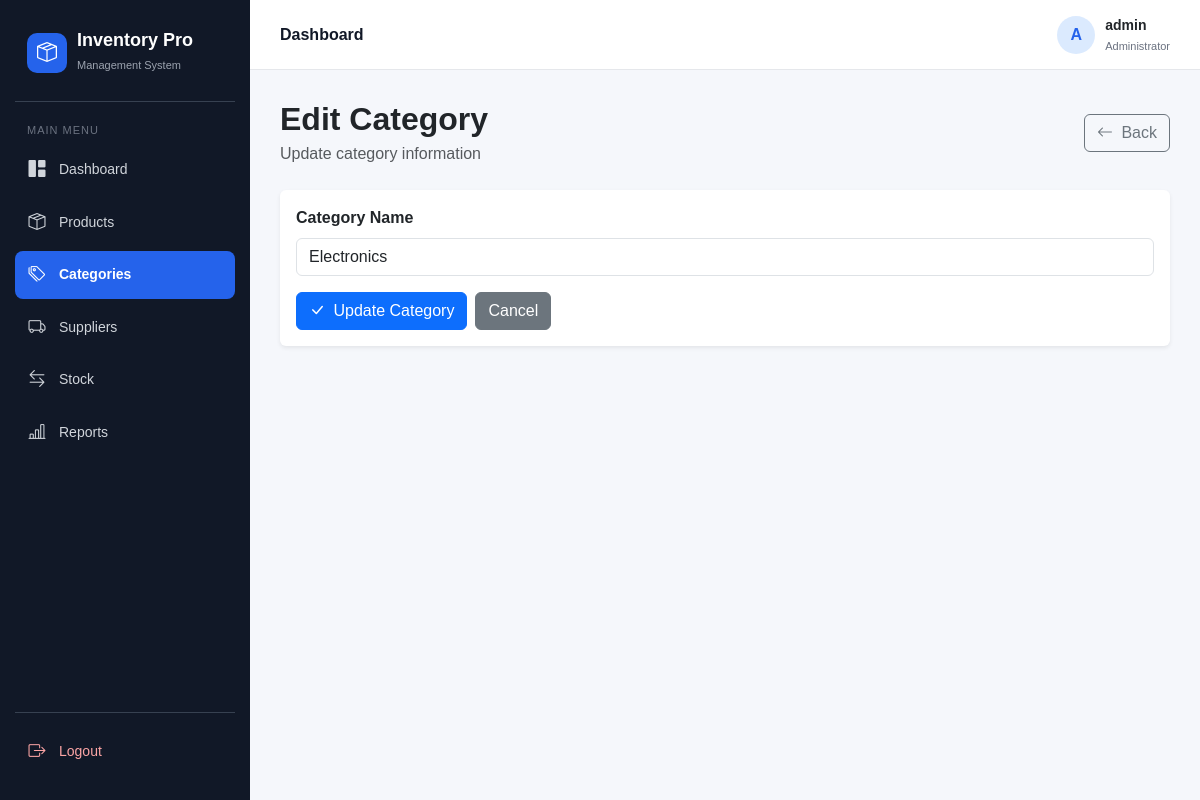
The page /categories/edit/1 (signed in) on the database its author committed.
### models/admin.py (models this page shows, shortened)
class Admin(UserMixin, db.Model):
    __tablename__ = "admins"
    id = db.Column(db.Integer, primary_key=True)
    username = db.Column(
        db.String(100),
        unique=True,
        nullable=False
    )
    password = db.Column(
        db.String(255),
        nullable=False
    )

### models/category.py (models this page shows)
class Category(db.Model):
    __tablename__ = "categories"
    id = db.Column(
        db.Integer,
        primary_key=True
    )
    name = db.Column(
        db.String(100),
        nullable=False,
        unique=True
    )

### app.py (the view)
@app.route("/categories/edit/<int:id>", methods=["GET", "POST"])
@login_required
def edit_category(id):
    category = Category.query.get_or_404(id)
    if request.method == "POST":
        category.name = request.form["name"]
        db.session.commit()
        flash("Category updated successfully!", "success")
        return redirect(url_for("categories"))
    return render_template(
        "edit_category.html",
        category=category
    )

### app.py (called while the page is built)
@login_manager.user_loader
def load_user(user_id):
    return Admin.query.get(int(user_id))

### templates/edit_category.html (shortened to what this page needs)
{% extends "base.html" %}
{% block content %}
<div class="d-flex justify-content-between align-items-center mb-4">
    <div>
        <h2 class="fw-bold mb-1">
            Edit Category
        </h2>
        <p class="text-muted mb-0">
            Update category information
        </p>
    </div>
    <a
        href="{{ url_for('categories') }}"
        class="btn btn-outline-secondary"
    >
        <i class="bi bi-arrow-left me-1"></i>
        Back
    </a>
</div>
<div class="card border-0 shadow-sm">
    <div class="card-body">
        <form
            method="POST"
            action="{{ url_for('edit_category', id=category.id) }}"
        >
            <div class="mb-3">
                <label
                    for="name"
                    class="form-label fw-semibold"
                >
                    Category Name
                </label>
                <input
                    type="text"
                    class="form-control"
                    id="name"
                    name="name"
                    value="{{ category.name }}"
                    required
                >
            </div>
            <div class="d-flex gap-2">
                <button
                    type="submit"
                    class="btn btn-primary"
                >
                    <i class="bi bi-check-lg me-1"></i>
                    Update Category
                </button>
                <a
                    href="{{ url_for('categories') }}"
                    class="btn btn-secondary"
                >
                    Cancel
                </a>
            </div>
        </form>
    </div>
</div>
{% endblock %}

### templates/base.html (shortened to what this page needs)
<!DOCTYPE html>
<html lang="en">
<head>
    <link
        href="https://cdn.jsdelivr.net/npm/bootstrap@5.3.3/dist/css/bootstrap.min.css"
        rel="stylesheet"
    >
    <link
        rel="stylesheet"
        href="https://cdn.jsdelivr.net/npm/bootstrap-icons@1.11.3/font/bootstrap-icons.min.css"
    >
</head>
<body>
<aside class="sidebar">
    <div class="sidebar-brand">
        <div class="sidebar-brand-icon">
            <i class="bi bi-box-seam"></i>
        </div>
        <div class="sidebar-brand-text">
            <h4>
                Inventory Pro
            </h4>
            <small>
                Management System
            </small>
        </div>
    </div>
    <div class="sidebar-menu">
        <div class="menu-title">
            Main Menu
        </div>
        <a
            href="{{ url_for('dashboard') }}"
            class="sidebar-link
            "
        >
            <i class="bi bi-grid-1x2-fill"></i>
            <span>
                Dashboard
            </span>
        </a>
        <a
            href="{{ url_for('products') }}"
            class="sidebar-link
            "
        >
            <i class="bi bi-box-seam"></i>
            <span>
                Products
            </span>
        </a>
        <a
            href="{{ url_for('categories') }}"
            class="sidebar-link
            {% if request.endpoint in ['categories', 'add_category', 'edit_category'] %}
                active
            {% endif %}"
        >
            <i class="bi bi-tags"></i>
            <span>
                Categories
            </span>
        </a>
        <a
            href="{{ url_for('suppliers') }}"
            class="sidebar-link
            "
        >
            <i class="bi bi-truck"></i>
            <span>
                Suppliers
            </span>
        </a>
        <a
            href="{{ url_for('stock') }}"
            class="sidebar-link
            "
        >
            <i class="bi bi-arrow-left-right"></i>
            <span>
                Stock
            </span>
        </a>
        <a
            href="{{ url_for('reports') }}"
            class="sidebar-link
            "
        >
            <i class="bi bi-bar-chart-line"></i>
            <span>
                Reports
            </span>
        </a>
    </div>
    <div class="sidebar-footer">
        <a
            href="{{ url_for('logout') }}"
            class="sidebar-link logout-link"
        >
            <i class="bi bi-box-arrow-right"></i>
            <span>
                Logout
            </span>
        </a>
    </div>
</aside>
<div class="main-wrapper">
    <header class="topbar">
        <div class="topbar-title">
            {% block page_heading %}
            Dashboard
            {% endblock %}
        </div>
        <div class="admin-profile">
            <div class="admin-avatar">
                {% if current_user.is_authenticated %}
                    {{ current_user.username[0]|upper }}
                {% else %}
                    A
                {% endif %}
            </div>
            <div class="admin-info">
                <strong>
                    {% if current_user.is_authenticated %}
                        {{ current_user.username }}
                    {% else %}
                        Admin
                    {% endif %}
                </strong>
                <br>
                <small>
                    Administrator
                </small>
            </div>
        </div>
    </header>
    <main class="page-content">
        {% block content %}
        {% endblock %}
    </main>
</div>
</body>
</html>

### templates/base.html (style rules this page uses)
body { background: #f5f7fb; font-family: Arial, sans-serif; }
.sidebar { width: 250px; height: 100vh; position: fixed; top: 0; left: 0; background: #111827; color: white; padding: 20px 15px; z-index: 1000; display: flex; flex-direction: column; }
.sidebar-brand { display: flex; align-items: center; gap: 10px; padding: 10px 12px 25px; border-bottom: 1px solid #374151; margin-bottom: 20px; }
.sidebar-brand-icon { width: 40px; height: 40px; border-radius: 10px; background: #2563eb; display: flex; align-items: center; justify-content: center; font-size: 20px; }
.sidebar-brand h4 { margin: 0; font-weight: 700; font-size: 18px; }
.sidebar-brand small { color: #9ca3af; font-size: 11px; }
.sidebar-menu { flex: 1; }
.menu-title { font-size: 11px; text-transform: uppercase; letter-spacing: 1px; color: #6b7280; padding: 0 12px; margin-bottom: 8px; }
.sidebar-link { display: flex; align-items: center; gap: 12px; padding: 11px 12px; margin-bottom: 5px; color: #d1d5db; text-decoration: none; border-radius: 8px; font-size: 14px; transition: 0.2s; }
.sidebar-link i { font-size: 17px; width: 20px; text-align: center; }
.sidebar-link.active { background: #2563eb; color: white; font-weight: 600; }
.sidebar-footer { border-top: 1px solid #374151; padding-top: 15px; }
.logout-link { color: #fca5a5; }
.main-wrapper { margin-left: 250px; min-height: 100vh; }
.topbar { height: 70px; background: white; border-bottom: 1px solid #e5e7eb; display: flex; align-items: center; justify-content: space-between; padding: 0 30px; position: sticky; top: 0; z-index: 900; }
.topbar-title { font-weight: 600; color: #111827; }
.admin-profile { display: flex; align-items: center; gap: 10px; }
.admin-avatar { width: 38px; height: 38px; border-radius: 50%; background: #dbeafe; color: #2563eb; display: flex; align-items: center; justify-content: center; font-weight: 700; }
.admin-info { line-height: 1.2; }
.admin-info strong { font-size: 14px; }
.admin-info small { color: #6b7280; font-size: 11px; }
.page-content { padding: 30px; }

### rows shown on the page
Admin: username "A", username "admin"
Category: name "Electronics"
